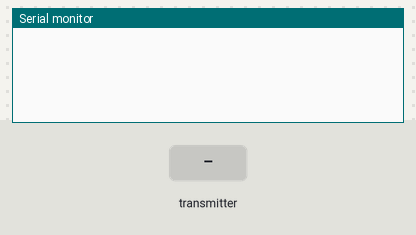
Bench run of a sketch on a simulated ESP32. On the bench: the last lines printed to the serial monitor. The inputs (shaded band) are chosen by the test bench. WiFi joins after 1.5 s; servers stay silent unless stated.

Above: at 1.2 s.
1.3 s: the transmitter starts sending id = 0
At 1.66 s:
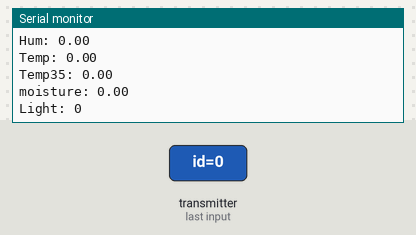
2.8 s: the transmitter starts sending humidity = 25
4.3 s: the transmitter starts sending tempDHT11 = 25
5.8 s: the transmitter starts sending tempLM35 = 25
7.3 s: the transmitter starts sending moisture = 25
8.8 s: the transmitter starts sending lux = 1024
At 9.16 s:
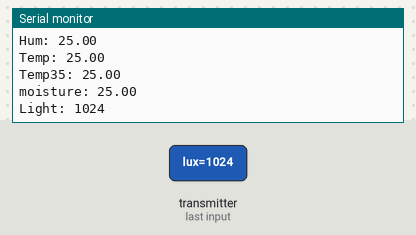
Timing chart, 0 to 11.3 s (numbered marks = the images above; inputs shaded):
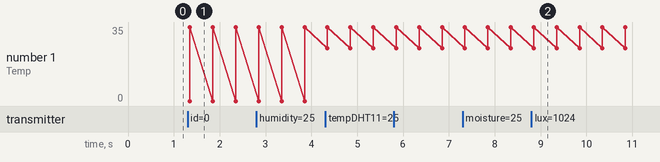

Measured:
- after the input at 1.3 s, the serial monitor: prints a new line after 0.05 s (image 1)
- after the input at 8.8 s, the serial monitor: prints a new line after 0.05 s (image 2)

The sketch:

espWeb.ino
```cpp
#include <esp_now.h>
#include <WiFi.h>
#include <FirebaseESP32.h>
#include <SD.h>

// #define FIREBASE_HOST "https://sensor-7aff3-default-rtdb.firebaseio.com/"
// #define FIREBASE_AUTH "LhCZh1Jgb3scUbExVeFzj3HEkb7coL0cOhrlnk8K"


// const char* SSID = "Note8";
// const char* PASSWORD = "phat0211";

// Khởi tạo đối tượng FirebaseESP32
FirebaseData firebaseData;
FirebaseJson firebaseJson;

// Structure example to receive data
// Must match the sender structure
typedef struct struct_message {
    int id;
    float humidity;
    float tempDHT11;
    float tempLM35;
    float moisture;
    uint16_t lux;
} struct_message;

// Create a struct_message called receiveData
struct_message receiveData;

// callback function that will be executed when data is received
void OnDataRecv(const uint8_t * mac, const uint8_t *incomingData, int len) {
  memcpy(&receiveData, incomingData, sizeof(receiveData));

  Serial.print("ID: ");
  Serial.println(receiveData.id);
  Serial.print("Hum: ");
  Serial.println(receiveData.humidity);
  Serial.print("Temp: ");
  Serial.println(receiveData.tempDHT11);
  Serial.print("Temp35: ");
  Serial.println(receiveData.tempLM35);
  Serial.print("moisture: ");
  Serial.println(receiveData.moisture);
  Serial.print("Light: ");
  Serial.println(receiveData.lux);

  float humidity = receiveData.humidity;
  float tempDHT11 = receiveData.tempDHT11;
  float tempLM35 = receiveData.tempLM35;
  float moisture = receiveData.moisture;
  float lux = receiveData.lux;

  // Firebase.setFloat(firebaseData, "/sensor/dhtHum", humidity);
  // Firebase.setFloat(firebaseData, "/sensor/dhtTemp", tempDHT11);
  // Firebase.setFloat(firebaseData, "/sensor/lm35Temp", tempLM35);
  // Firebase.setFloat(firebaseData, "/sensor/light", lux);
  // Firebase.setFloat(firebaseData, "/sensor/soil", moisture);

}

// void WiFiConnection(){
//   WiFi.begin(SSID, PASSWORD);
//   Serial.print("Connecting to Wi-Fi");
//   while (WiFi.status() != WL_CONNECTED)
//   {
//     Serial.print(".");
//     delay(300);
//   }
//   Serial.println();
//   Serial.print("Connected with IP: ");
//   Serial.println(WiFi.localIP());
//   Serial.print("Wi-Fi Channel: ");
//   Serial.println(WiFi.channel());

//   Firebase.begin(FIREBASE_HOST, FIREBASE_AUTH);
//   Firebase.reconnectWiFi(true);
// }

void setup() {
  // Initialize Serial Monitor
  Serial.begin(115200);
  WiFi.mode(WIFI_STA);

  // WiFi.begin(SSID, PASSWORD);
  // while (WiFi.status() != WL_CONNECTED) {
  //   delay(1000);
  //   Serial.print(".");
  // }

  // Set device as a Wi-Fi Station
  // Init ESP-NOW
  if (esp_now_init() != ESP_OK) {
    Serial.println("Error initializing ESP-NOW");
    return;
  }
  // Once ESPNow is successfully Init, we will register for recv CB to
  // get recv packer info
  esp_now_register_recv_cb(OnDataRecv);
}
void loop()
{

}
```
